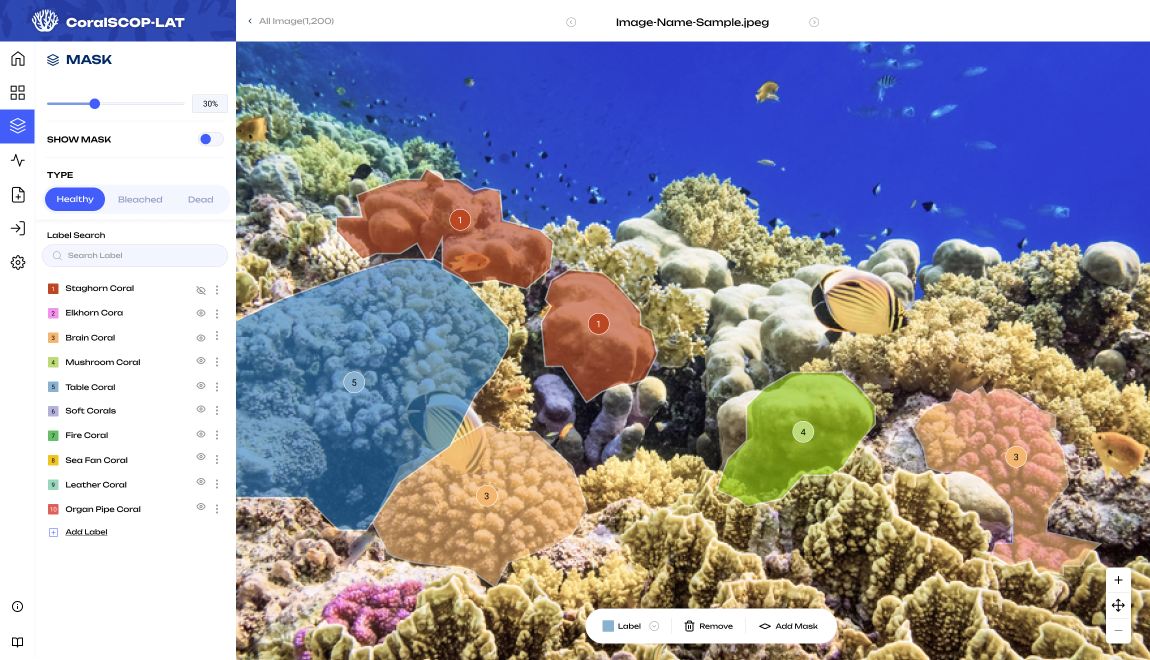
#> input picture CoralSCOP-LAT/web/images/CoralSCOP_Main_Page_1.jpg, 2300 x 1319 px (shown at 1/2 size)
$ python reduce_image_size.py --image_file web/images/CoralSCOP_Main_Page_1.jpg
#> lines starting #> are read from the running program, lines starting #| are printed output that depends on the picture
#> in main, image is the input picture: PIL image 2300x1319 RGB; mean R, G, B 153.6, 152, 165
import argparse
import os
from PIL import Image
from tqdm import tqdm


def resize_image(image: Image, reduce_ratio: float) -> Image:
#> called with reduce_ratio = 0.5
    height = image.height
#> height = 1319
    width = image.width
#> width = 2300

    new_height = int(height * reduce_ratio)
#> new_height = 659
    new_width = int(width * reduce_ratio)
#> new_width = 1150

    return image.resize((new_width, new_height))
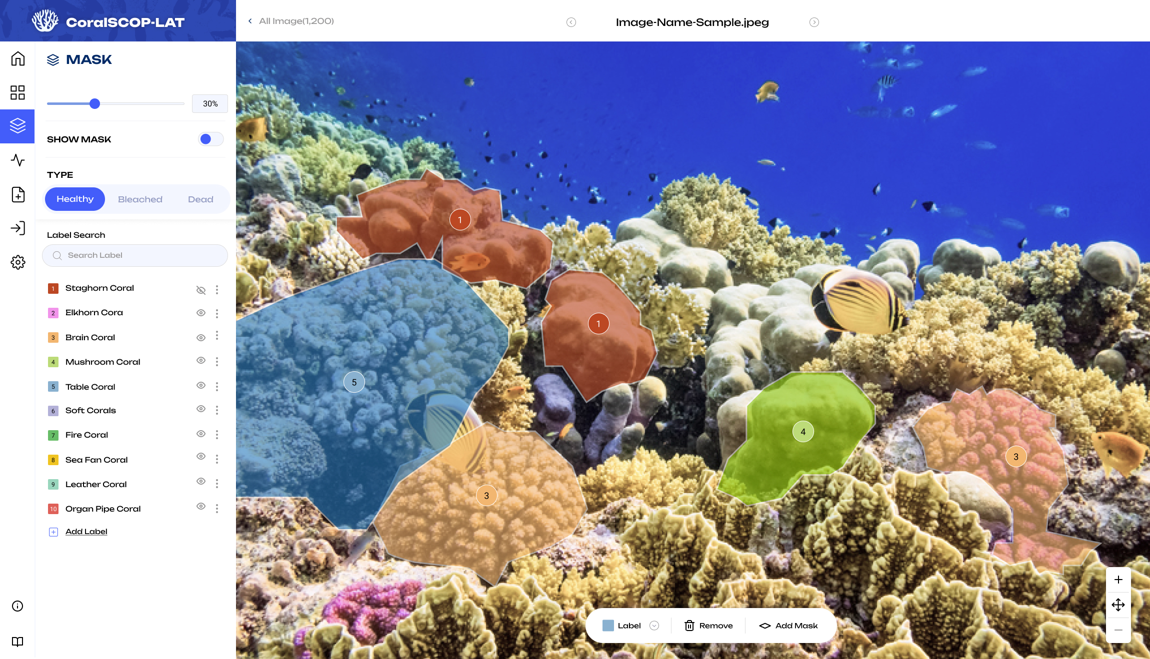
#> returned value: PIL image 1150x659 RGB; mean R, G, B 153.6, 152, 164.9


def main(args):
    reduce_ratio = args.reduce_ratio
    assert (
        0 < reduce_ratio < 1
    ), f"Reduce ratio must be between 0 and 1, but got {reduce_ratio}"

    input_path = args.image_file

    # Collect image files
    is_file = True
    image_files = []  # List of image files to be resized
    if os.path.isdir(input_path):
        image_files = [
            os.path.join(input_path, f)
            for f in os.listdir(input_path)
            if os.path.isfile(os.path.join(input_path, f))
        ]
        is_file = False
    else:
        image_files = [input_path]

    # Prepare output directory
    output_path = args.output_dir
    if output_path is None:
        if is_file:
            output_dir = os.path.dirname(input_path)
            filename, ext = os.path.splitext(os.path.basename(input_path))
            output_path = os.path.join(output_dir, filename + "_reduced" + ext)
        else:
            output_path = input_path + "_reduced"
            os.makedirs(output_path, exist_ok=True)
    print(f"Reduced image are saved into {output_path}")

    # Resize images
    for image_file in tqdm(image_files, desc="Resizing images"):
        image = Image.open(image_file)
        image.load()
        reduced_image = resize_image(image, args.reduce_ratio)
        output_file = os.path.join(output_path, os.path.basename(image_file))
        reduced_image.save(output_file)


if __name__ == "__main__":
    parser = argparse.ArgumentParser(description="Reduce image size")
    parser.add_argument(
        "--image_file",
        type=str,
        required=True,
        help="Path to the image file or directory",
    )
    parser.add_argument(
        "--output_dir", type=str, default=None, help="Path to the output directory"
    )
    parser.add_argument(
        "--reduce_ratio",
        type=float,
        default=0.5,
        help="Ratio to reduce the image size",
    )

    args = parser.parse_args()
    main(args)
